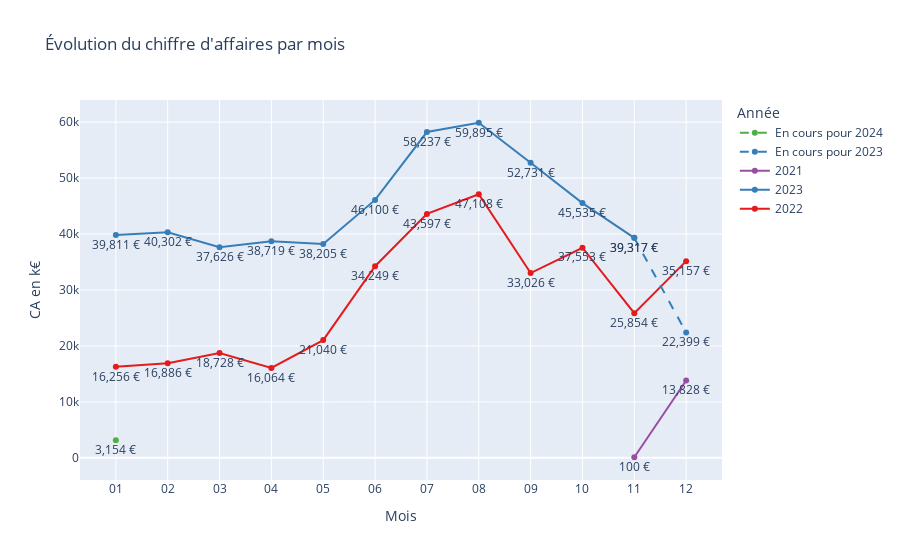

Write notebook code for a chart like this one.
### Code cell
data_grouby_CA = data_grouby_CA.groupby(["mois", "Mois", "Année"])["total HT"].sum().reset_index()
mask = data_grouby_CA["total HT"] != 0
data_grouby_CA = data_grouby_CA[mask]
annees = data_grouby_CA["Année"].unique()


couleur_dict={}
for i, annee in enumerate(annees):    
    couleur = px.colors.qualitative.Set1[i]
    couleur_dict.update({annee:couleur})


mask = data_grouby_CA["Mois"] <= mois_précédent
annees_prec = data_grouby_CA[mask]["Année"].unique()
couleurs_annees_prec = [couleur_dict.get(annee, "valeur_par_défaut") for annee in annees_prec]

fig = px.line(
    data_grouby_CA[mask],
    x="mois",
    y="total HT",
    text = data_grouby_CA[mask]["total HT"].map(format_currency),
    color="Année",  
    labels={"total HT": "CA", "mois": "Mois"},
    title="Évolution du chiffre d'affaires par mois",
    color_discrete_sequence=couleurs_annees_prec,
)

fig.update_layout(
    legend=dict(traceorder='reversed'),
)

fig.update_layout(
    xaxis=dict(categoryorder="array", categoryarray=sorted(data_grouby_CA[mask]["mois"].unique()))
)


for i, annee in enumerate(annees):
    mask = (data_grouby_CA["Mois"] >= mois_précédent) & (data_grouby_CA["Année"] == annee)
    color = couleur_dict[annee]
    fig.add_trace(
        go.Scatter(name = f"En cours pour {annee}",
            x=data_grouby_CA[mask]["mois"],
            y=data_grouby_CA[mask]["total HT"],
            mode="lines+markers+text",
            line=dict(color=color, width=2, dash="dash"),
            text=data_grouby_CA[mask]["total HT"].map(format_currency),
            textposition="top center",
        )
    )


#fig.for_each_trace(lambda trace : trace.update({"line":couleur_dict)})


fig.update_traces(textposition="bottom center")
fig.update_xaxes(type="category")
fig.update_yaxes(title_text="CA en k€")

### Figure 1 — Plotly figure (JSON) as saved in the notebook; plotly's stock layout.template omitted (floating-point values rounded to 4 significant figures)
{"data": [{"hovertemplate": "Année=2022<br>Mois=%{x}<br>CA=%{y}<br>text=%{text}<extra></extra>", "legendgroup": "2022", "line": {"color": "rgb(228,26,28)", "dash": "solid"}, "marker": {"symbol": "circle"}, "mode": "text+lines+markers", "name": "2022", "orientation": "v", "showlegend": true, "text": ["16,256 €", "16,886 €", "18,728 €", "16,064 €", "21,040 €", "34,249 €", "43,597 €", "47,108 €", "33,026 €", "37,553 €", "25,854 €", "35,157 €"], "textposition": "bottom center", "type": "scatter", "x": ["01", "02", "03", "04", "05", "06", "07", "08", "09", "10", "11", "12"], "xaxis": "x", "y": [16256, 16886, 18728, 16064, 21040, 34249, 43597, 47108, 33026, 37553, 25854, 35157], "yaxis": "y"}, {"hovertemplate": "Année=2023<br>Mois=%{x}<br>CA=%{y}<br>text=%{text}<extra></extra>", "legendgroup": "2023", "line": {"color": "rgb(55,126,184)", "dash": "solid"}, "marker": {"symbol": "circle"}, "mode": "text+lines+markers", "name": "2023", "orientation": "v", "showlegend": true, "text": ["39,811 €", "40,302 €", "37,626 €", "38,719 €", "38,205 €", "46,100 €", "58,237 €", "59,895 €", "52,731 €", "45,535 €", "39,317 €"], "textposition": "bottom center", "type": "scatter", "x": ["01", "02", "03", "04", "05", "06", "07", "08", "09", "10", "11"], "xaxis": "x", "y": [39811, 40302, 37626, 38719, 38205, 46100, 58237, 59895, 52731, 45535, 39317], "yaxis": "y"}, {"hovertemplate": "Année=2021<br>Mois=%{x}<br>CA=%{y}<br>text=%{text}<extra></extra>", "legendgroup": "2021", "line": {"color": "rgb(152,78,163)", "dash": "solid"}, "marker": {"symbol": "circle"}, "mode": "text+lines+markers", "name": "2021", "orientation": "v", "showlegend": true, "text": ["100 €", "13,828 €"], "textposition": "bottom center", "type": "scatter", "x": ["11", "12"], "xaxis": "x", "y": [100, 13828], "yaxis": "y"}, {"line": {"color": "rgb(228,26,28)", "dash": "dash", "width": 2}, "mode": "lines+markers+text", "name": "En cours pour 2022", "text": [], "textposition": "bottom center", "type": "scatter", "x": [], "y": []}, {"line": {"color": "rgb(55,126,184)", "dash": "dash", "width": 2}, "mode": "lines+markers+text", "name": "En cours pour 2023", "text": ["39,317 €", "22,399 €"], "textposition": "bottom center", "type": "scatter", "x": ["11", "12"], "y": [39317, 22399]}, {"line": {"color": "rgb(77,175,74)", "dash": "dash", "width": 2}, "mode": "lines+markers+text", "name": "En cours pour 2024", "text": ["3,154 €"], "textposition": "bottom center", "type": "scatter", "x": ["01"], "y": [3154]}, {"line": {"color": "rgb(152,78,163)", "dash": "dash", "width": 2}, "mode": "lines+markers+text", "name": "En cours pour 2021", "text": [], "textposition": "bottom center", "type": "scatter", "x": [], "y": []}], "layout": {"legend": {"title": {"text": "Année"}, "tracegroupgap": 0, "traceorder": "reversed"}, "title": {"text": "Évolution du chiffre d'affaires par mois"}, "xaxis": {"anchor": "y", "domain": [0, 1], "title": {"text": "Mois"}, "type": "category"}, "yaxis": {"anchor": "x", "domain": [0, 1], "title": {"text": "CA en k€"}}}}
